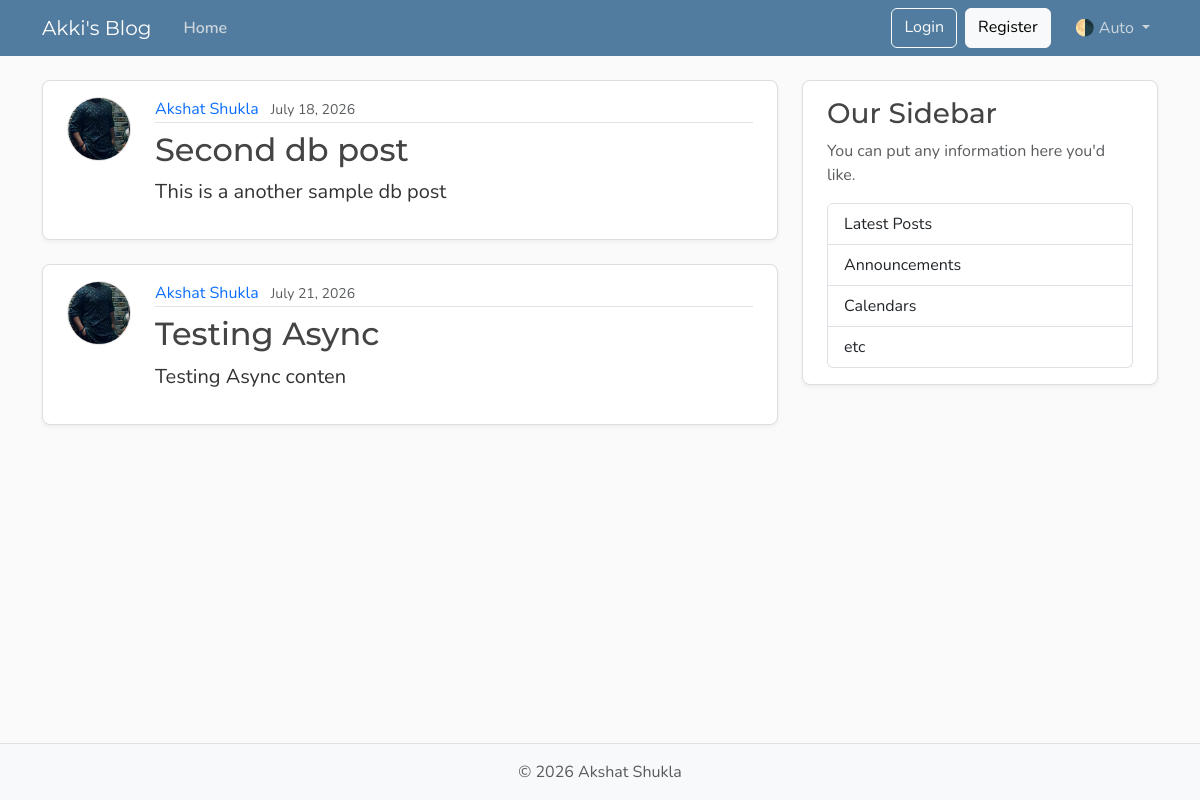
Page /posts on the earlier database version.
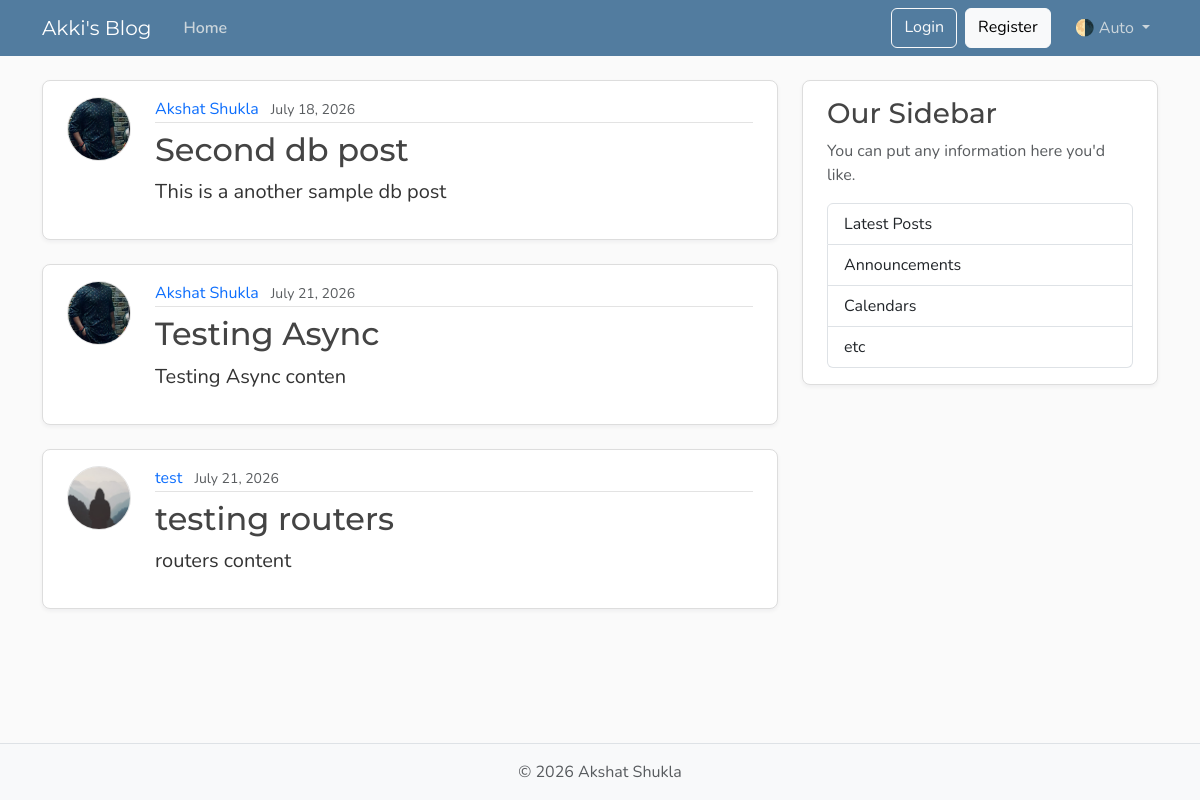
Same page on the later database version.
### models.py (models this page shows, shortened)
class Post(Base):
    __tablename__ = "posts"
    id: Mapped[int] = mapped_column(Integer, primary_key=True, index=True)
    title: Mapped[str] = mapped_column(String(100), nullable=False)
    content: Mapped[str] = mapped_column(Text, nullable=False)
    user_id: Mapped[int] = mapped_column(
        ForeignKey("users.id"),
        nullable=False,
        index=True,
    )
    date_posted: Mapped[datetime] = mapped_column(
        DateTime(timezone=True),
        default=lambda: datetime.now(UTC),
    )
    author: Mapped[User] = relationship(back_populates="posts")

class User(Base):
    __tablename__ = "users"
    id: Mapped[int] = mapped_column(Integer, primary_key=True, index=True)
    username: Mapped[str] = mapped_column(String(50), unique=True, nullable=False)
    email: Mapped[str] = mapped_column(String(120), unique=True, nullable=False)
    image_file: Mapped[str | None] = mapped_column(
        String(200),
        nullable=True,
        default=None,
    )
    posts: Mapped[list[Post]] = relationship(back_populates="author",cascade="all,delete-orphan",
    )

### main.py (the view)
@app.get("/", include_in_schema=False, name="home")
@app.get("/posts", include_in_schema=False, name="posts")
async def home(request: Request, db: Annotated[AsyncSession, Depends(get_db)]):
    result = await db.execute(
        select(models.Post).options(selectinload(models.Post.author)),
    )
    posts = result.scalars().all()
    return templates.TemplateResponse(
        request,
        "home.html",
        {"posts": posts, "title": "Home"},
    )

### templates/home.html
{% extends "layout.html" %}
{% block content %}
    {% for post in posts %}
        <article class="content-section py-3 px-4 mb-4">
            <div class="d-flex align-items-start gap-4">
                <img class="rounded-circle article-img flex-shrink-0"
                     src="{{ post.author.image_path }}"
                     alt="{{ post.author.username }}'s profile picture"
                     width="64"
                     height="64"
                     loading="lazy">
                <div class="flex-grow-1">
                    <div class="article-metadata mb-2">
                        <a class="me-2"
                           href="{{ url_for("user_posts", user_id=post.author.id) }}">{{ post.author.username }}</a>
                        <small class="text-body-secondary">{{ post.date_posted.strftime("%B %d, %Y") }}</small>
                    </div>
                    <h2>
                        <a class="article-title"
                           href="{{ url_for("post_page", post_id=post.id) }}">{{ post.title }}</a>
                    </h2>
                    <p class="article-content">{{ post.content }}</p>
                </div>
            </div>
        </article>
    {% endfor %}
{% endblock content %}

### templates/layout.html (shortened to what this page needs)
<!DOCTYPE html>
<html lang="en">
  <head>
    <link href="https://cdn.jsdelivr.net/npm/bootstrap@5.3.8/dist/css/bootstrap.min.css"
          rel="stylesheet"
>
    <link rel="stylesheet"
          type="text/css"
          href="{{ url_for("static", path='css/main.css') }}">
  </head>
  <body class="d-flex flex-column min-vh-100">
    <header class="site-header">
      <nav class="navbar navbar-expand-md bg-steel fixed-top"
           data-bs-theme="dark">
        <div class="container">
          <a class="navbar-brand me-4" href="{{ url_for("home") }}">Akki's Blog</a>
          <div class="collapse navbar-collapse" id="navbarToggle">
            <div class="navbar-nav me-auto">
              <a class="nav-link active"
                 aria-current="page"
                 href="{{ url_for("home") }}">Home</a>
            </div>
            <div class="navbar-nav">
              <a class="btn btn-outline-light mb-2 mb-md-0 me-md-2" href="#">Login</a>
              <a class="btn btn-light mb-2 mb-md-0 me-md-3" href="#">Register</a>
              <div class="nav-item dropdown">
                <a class="nav-link dropdown-toggle"
                   href="#"
                   role="button"
                   id="bd-theme"
                   data-bs-toggle="dropdown"
                   aria-expanded="false">
                  <span id="bd-theme-text">🌗 Auto</span>
                </a>
              </div>
            </div>
          </div>
        </div>
      </nav>
    </header>
    <main role="main" class="container">
      <div class="row">
        <div class="col-md-8">
          {% block content %}
          {% endblock content %}
        </div>
        <aside class="col-md-4">
          <div class="content-section py-3 px-4 mb-4">
            <h3>Our Sidebar</h3>
            <p class="text-body-secondary">You can put any information here you'd like.</p>
            <ul class="list-group">
              <li class="list-group-item">Latest Posts</li>
              <li class="list-group-item">Announcements</li>
              <li class="list-group-item">Calendars</li>
              <li class="list-group-item">etc</li>
            </ul>
          </div>
        </aside>
      </div>
    </main>
    <footer class="mt-auto py-3 bg-body-tertiary border-top">
      <div class="container text-center">
        <p class="text-body-secondary mb-0">
          © <span id="year"></span> Akshat Shukla
        </p>
      </div>
    </footer>
  </body>
</html>

### static/css/main.css (style rules this page uses)
:root { --font-heading: "Montserrat", system-ui, -apple-system, BlinkMacSystemFont, sans-serif; --font-body: "Nunito", system-ui, -apple-system, BlinkMacSystemFont, sans-serif; --color-bg-body: #fafafa; --color-bg-content: #ffffff; --color-text-primary: #333333; --color-text-heading: #444444; --color-steel: #527c9f; --color-nav-link: #cbd5db; --color-nav-link-hover: #ffffff; --color-link-hover: #428bca; --color-border: #dddddd; --color-border-light: #e3e3e3; --spacing-xl: 5rem; --article-img-size: 4rem; --account-img-size: 7.813rem; }
body { font-family: var(--font-body); background: var(--color-bg-body); color: var(--color-text-primary); }
main { padding-top: var(--spacing-xl); }
h1, h2, h3, h4, h5, h6 { font-family: var(--font-heading); color: var(--color-text-heading); }
.navbar-brand { font-family: var(--font-heading); }
a { text-decoration: none; }
.bg-steel { background-color: var(--color-steel); }
.site-header .navbar-nav .nav-link { color: var(--color-nav-link); transition: color 0.2s ease-in-out; }
.site-header .navbar-nav .nav-link.active { font-weight: 600; }
.content-section { background: var(--color-bg-content); border: 1px solid var(--color-border); border-radius: 0.5rem; box-shadow: 0 2px 4px rgba(15, 23, 42, 0.05); transition: box-shadow 0.15s ease, transform 0.15s ease, border-color 0.15s ease; }
.article-title { color: var(--color-text-heading); transition: color 0.2s ease-in-out; }
.article-content { white-space: pre-line; font-size: 1.25rem; }
.article-img { height: var(--article-img-size); width: var(--article-img-size); flex-shrink: 0; object-fit: cover; border: 1px solid var(--color-border-light); box-shadow: 0 0 0 2px var(--color-bg-content); }
.article-metadata { padding-bottom: 0.063rem; border-bottom: 1px solid var(--color-border-light); }
.article-metadata a { transition: color 0.2s ease-in-out; }
[data-bs-theme="dark"] { --color-bg-body: #1a1a1a; --color-bg-content: #2d2d2d; --color-text-primary: #e0e0e0; --color-text-heading: #f0f0f0; --color-border: #404040; --color-border-light: #4a4a4a; }

Differences in the rows shown:
added Post: author.username (placeholder picture), author.username "test", date_posted "July 21, 2026", title "testing routers", content "routers content"
